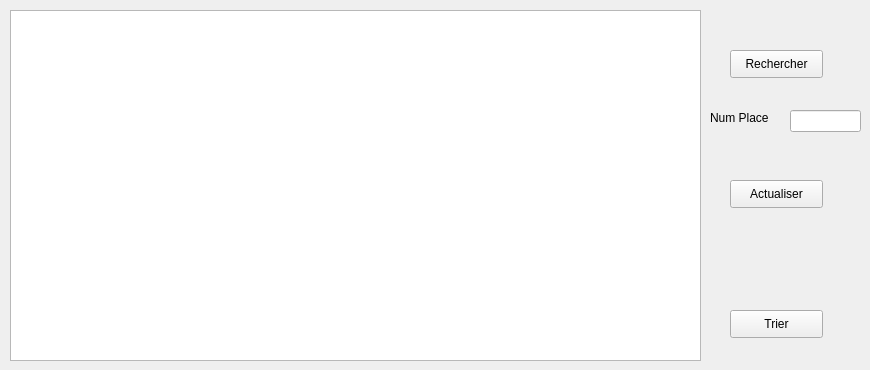
      <widget class="QWidget" name="widget">
       <attribute name="title">
        <string>Afficher Places</string>
       </attribute>
       <widget class="QTableView" name="tabparking">
        <property name="geometry">
         <rect>
          <x>10</x>
          <y>10</y>
          <width>691</width>
          <height>351</height>
         </rect>
        </property>
       </widget>
       <widget class="QPushButton" name="pushButton_actualiser">
        <property name="geometry">
         <rect>
          <x>730</x>
          <y>180</y>
          <width>93</width>
          <height>28</height>
         </rect>
        </property>
        <property name="text">
         <string>Actualiser</string>
        </property>
       </widget>
       <widget class="QPushButton" name="pushtrier">
        <property name="geometry">
         <rect>
          <x>730</x>
          <y>310</y>
          <width>93</width>
          <height>28</height>
         </rect>
        </property>
        <property name="text">
         <string>Trier</string>
        </property>
       </widget>
       <widget class="QPushButton" name="pushButton_rechercher">
        <property name="geometry">
         <rect>
          <x>730</x>
          <y>50</y>
          <width>93</width>
          <height>28</height>
         </rect>
        </property>
        <property name="text">
         <string>Rechercher</string>
        </property>
       </widget>
       <widget class="QLineEdit" name="lineEdit_R">
        <property name="geometry">
         <rect>
          <x>790</x>
          <y>110</y>
          <width>71</width>
          <height>22</height>
         </rect>
        </property>
       </widget>
       <widget class="QLabel" name="label_15">
        <property name="geometry">
         <rect>
          <x>710</x>
          <y>110</y>
          <width>71</width>
          <height>16</height>
         </rect>
        </property>
        <property name="text">
         <string>Num Place</string>
        </property>
       </widget>
      </widget>
